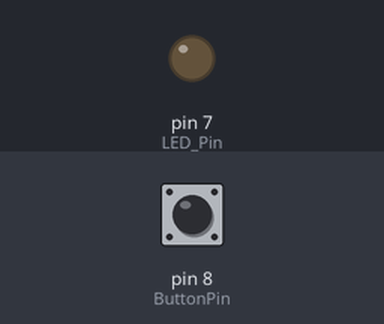
A sketch run on a simulated Arduino Uno, built with avr-gcc and run on an emulated ATmega328P. On the bench: output pins drawn as LEDs (lit = HIGH). Inputs (shaded band) come from the test bench; at power-on: pin 8 (ButtonPin) LOW.

Above: at 1.2 s.
1.3 s: pin 8 (ButtonPin) pulled HIGH for 0.15 s
At 1.4 s:
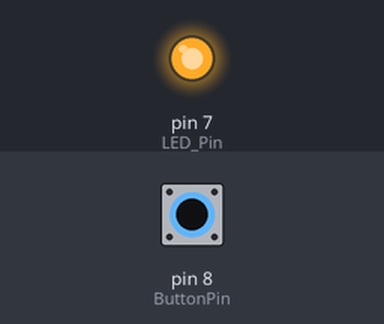
3.0 s: pin 8 (ButtonPin) pulled HIGH for 3.2 s
At 6.5 s:
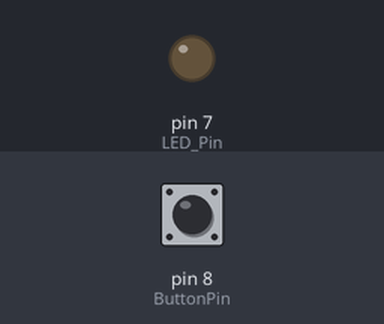
Timing chart, 0 to 8.0 s (numbered marks = the images above; inputs shaded):
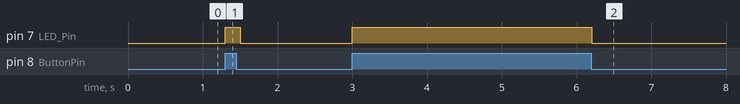

The sketch:

hub5168_digital.ino
```cpp
#define ButtonPin 8
#define LED_Pin 7
int buttonState = 0;

void setup() {
    pinMode(LED_Pin, OUTPUT);
    pinMode(ButtonPin, INPUT);
    Serial.begin(115200);
}

void loop() {
  buttonState = digitalRead(ButtonPin);
  if(buttonState == HIGH)
  {
    digitalWrite(LED_Pin,HIGH);
  }
  else
  {
    digitalWrite(LED_Pin,LOW);
  }
  delay(100);
}
```

Measured:
- after the input at 1.3 s, pin 7 (LED_Pin): LOW → HIGH at once, → LOW 0.20 s later
- after the input at 3.0 s, pin 7 (LED_Pin): LOW → HIGH at once, → LOW 3.2 s later
